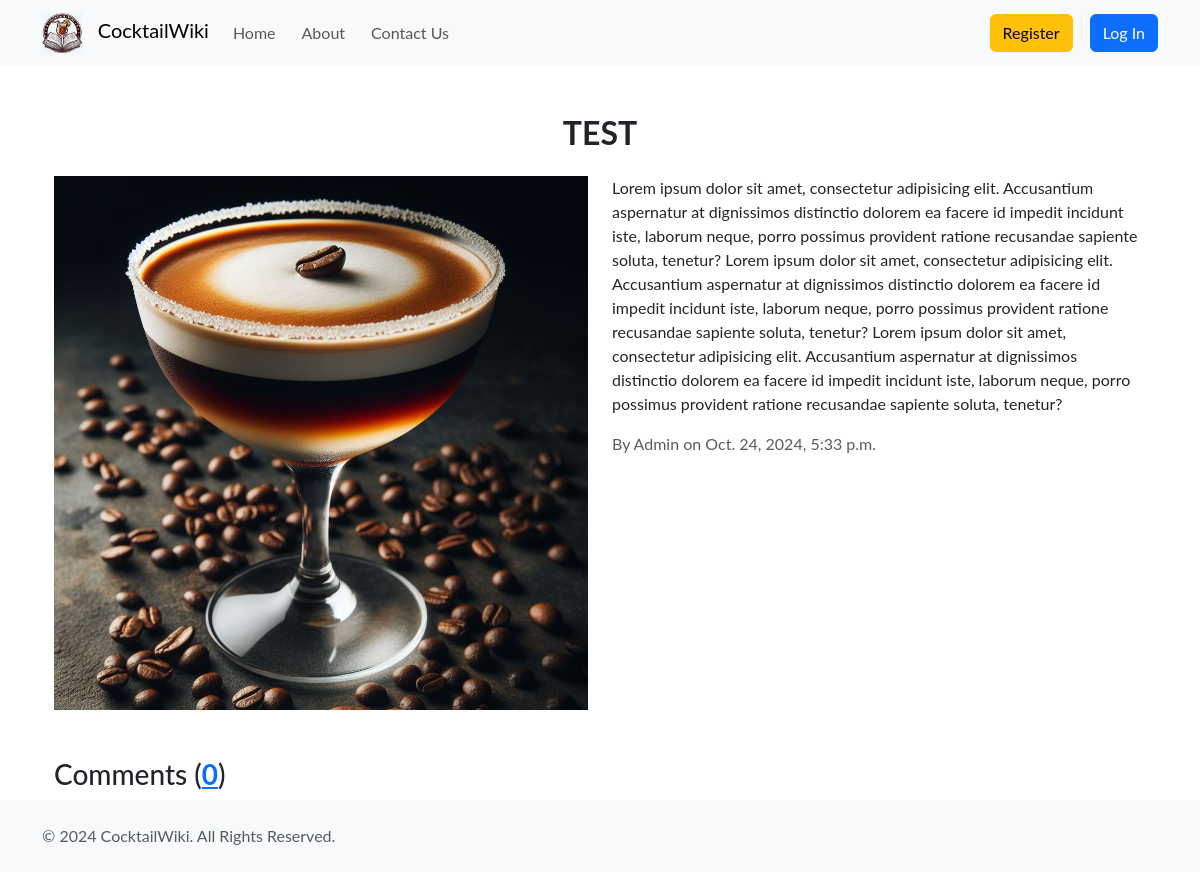
/post/2/, run on an earlier commit of the app's database.
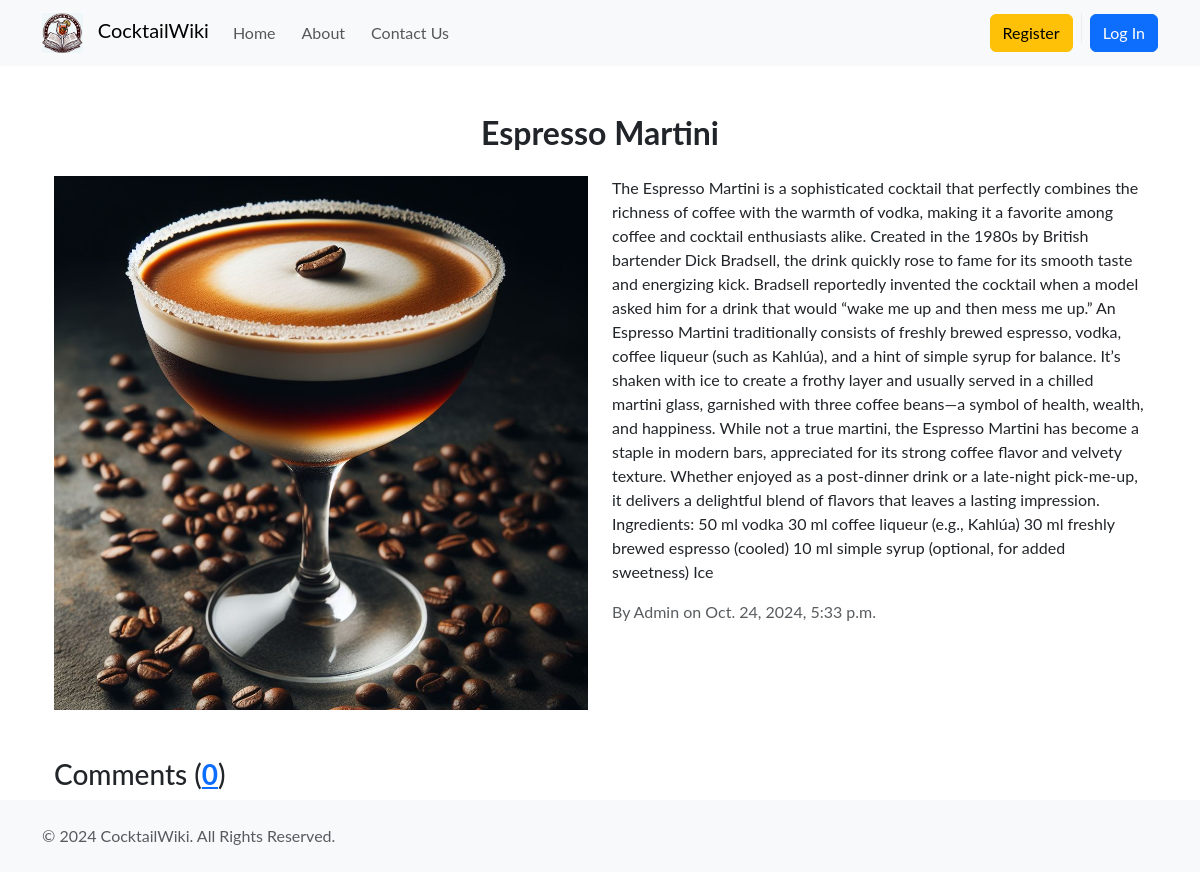
And on a later commit of the database.
### main/models.py (models this page shows, shortened)
class Post(models.Model):
    STATUS_POST = (
        (0, "Created"),
        (1, "Published"),
        (2, "Denied")
    )
    title = models.CharField(max_length=2500)
    content = models.TextField()
    image = models.ImageField('Image', null=False, upload_to='media')
    author = models.ForeignKey(User, on_delete=models.CASCADE)
    created_at = models.DateTimeField(auto_now_add=True)
    status = models.IntegerField(STATUS_POST, default=0)

### main/views.py (the view)
# urls.py: path('post/<int:post_id>/', views.post_detail, name='post_detail'),
def post_detail(request, post_id):
    post = get_object_or_404(Post, id=post_id)
    comments = post.comments.all()
    if request.method == 'POST':
        comment_form = CommentForm(request.POST)
        if comment_form.is_valid():
            comment = comment_form.save(commit=False)
            comment.post = post
            comment.author = request.user
            comment.save()
            return redirect('post_detail', post_id=post.id)
    else:
        comment_form = CommentForm()
    return render(request, 'main/posts/post_detail.html',
                  {'post': post, 'comments': comments, 'comment_form': comment_form})

### main/context_processors.py (called while the page is built)
def moderator_status(request):
    is_moderator = request.user.groups.filter(name='Administrator').exists() if request.user.is_authenticated else False
    return {'is_moderator': is_moderator}

### main/templates/main/posts/post_detail.html
{% extends 'main/layout.html' %}
{% block content %}
<div class="container">
    <h2 class="text-center my-4 title-page">{{ post.title }}</h2>
    <div class="row">
        <div class="col-md-6 mb-4">
            <img src="{{ post.image.url }}" class="img-fluid" alt="{{ post.title }}">
        </div>
        <div class="col-md-6">
            <p>{{ post.content }}</p>
            <p class="text-muted">By {{ post.author }} on {{ post.created_at }}</p>
        </div>
    </div>
    {% if user.is_authenticated %}
    <div class="comments-section my-4">
        <h3 class="mt-4">Comments</h3>
        <div class="border p-3 rounded">
            {% if comments %}
            <ul class="list-group">
                {% for comment in comments %}
                <li class="list-group-item">
                    <strong>{{ comment.author }}</strong> on {{ comment.created_at }}:
                    <p>{{ comment.content }}</p>
                </li>
                {% endfor %}
            </ul>
            {% else %}
            <div class="alert alert-info" role="alert">
                No comments yet. Be the first to comment!
            </div>
            {% endif %}
        </div>
    </div>
    <h3 class="mt-4">Add a Comment</h3>
    <form method="post">
        {% csrf_token %}
        <div class="form-group">
            <textarea class="form-control" name="content" rows="3" placeholder="Write your comment here..."
                      required></textarea>
        </div>
        <button type="submit" class="btn btn-primary mt-2 float-end">Submit Comment</button>
    </form>
    {% else %}
    <h3 class="mt-4">Comments (<b><a href="{% url 'login' %}">{{ comments.count }}</a></b>)</h3>
    {% endif %}
</div>
{% endblock %}

What changed in the data, as far as the page shows it:
changed Post "Admin": title "TEST" → "Espresso Martini"; content "Lorem ipsum dolor sit amet, consectetur adipisicing elit. Accusantium aspernatur at dignissimos distinctio dolorem ea facere id impedit incidunt iste, laborum neque, porro possimus provident ratione recusandae sapiente soluta, tenetur? Lorem ipsum dolor sit amet, consectetur adipisicing elit. Accusantium aspernatur at dignissimos distinctio dolorem ea facere id impedit incidunt iste, laborum neque, porro possimus provident ratione recusandae sapiente soluta, tenetur? Lorem ipsum dolor sit amet, consectetur adipisicing elit. Accusantium aspernatur at dignissimos distinctio dolorem ea facere id impedit incidunt iste, laborum neque, porro possimus provident ratione recusandae sapiente soluta,…" → "The Espresso Martini is a sophisticated cocktail that perfectly combines the richness of coffee with the warmth of vodka, making it a favorite among coffee and cocktail enthusiasts alike. Created in the 1980s by British bartender Dick Bradsell, the drink quickly rose to fame for its smooth taste and energizing kick. Bradsell reportedly invented the cocktail when a model asked him for a drink that would “wake me up and then mess me up.” An Espresso Martini traditionally consists of freshly brewed espresso, vodka, coffee liqueur (such as Kahlúa), and a hint of simple syrup for balance. It’s shaken with ice to create a frothy layer and usually served in a chilled martini glass, garnished with…"
